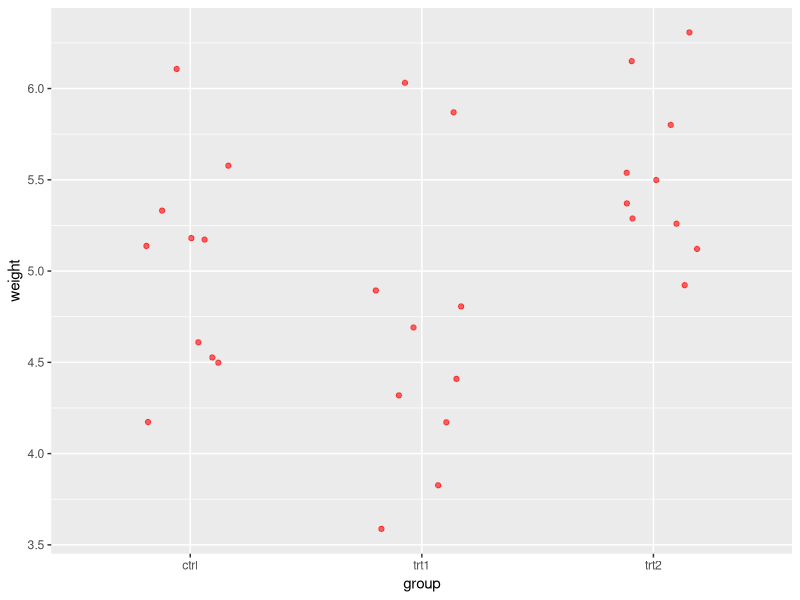
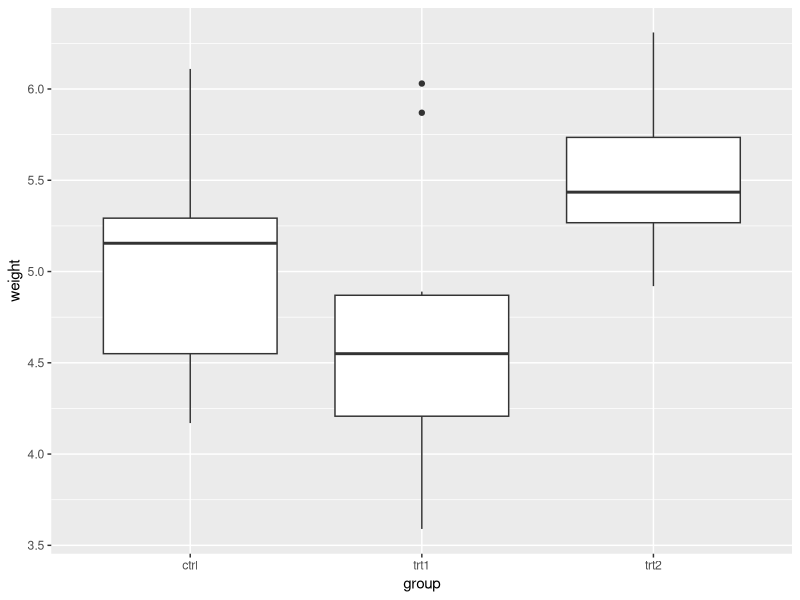
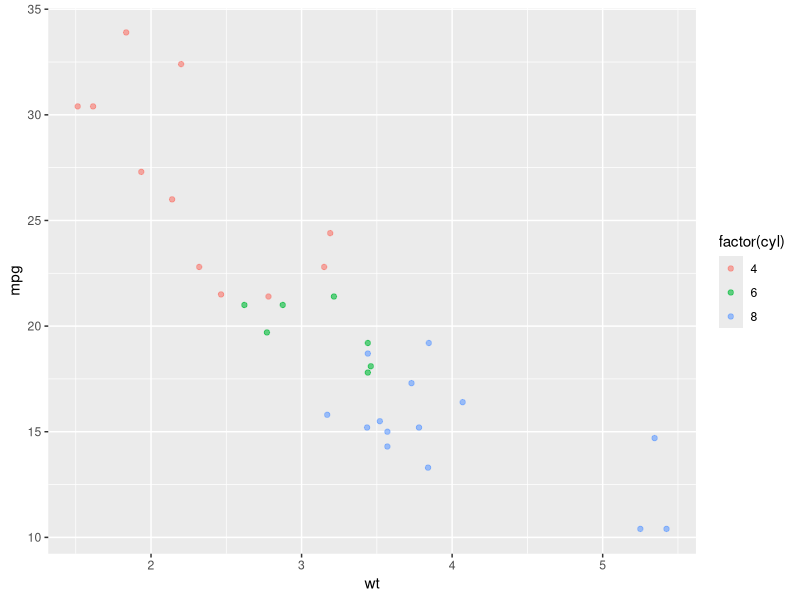

The R source for these figures, in order:
# Intro to R
# Rick Scavetta
# 04.12.2019
# Data Analysis with R workshop for ...

# Clear the workspace
rm(list = ls())

# load package
# First, install (only once!)
library(tidyverse)

# Basic R syntax
n <- log2(8) # the log 2 of 8
# <- is the "assign" operator
# you can also use =, but try to avoid this
n # print n to the screen

# A simple workflow ----
# with a built-in dataset
PlantGrowth

# Explore the data set:

# 1 - Summary statistics
# Global mean of ALL weights
mean(PlantGrowth$weight)

# Group-wise means
# %>% the "pipe" operator
# say "... and then ..."
PlantGrowth %>% 
  group_by(group) %>% 
  summarise(avg = mean(weight),
            stdev = sd(weight),
            n_obs = n())

# 2 - Data visualizations
# 3 Essential layers to a plot
# 1 - the data
# 2 - Aesthetic mappings - which variable to MAP onto which scale/axis
# e.g. x, y, color, shape, size, ...
# 3 - Geometry - How the plot will look

# Dotplot
ggplot(PlantGrowth, aes(group, weight, )) +
  geom_jitter(width = 0.2, alpha = 0.6, col = "red")

# Boxplot
ggplot(PlantGrowth, aes(group, weight)) +
  geom_boxplot()

# An example of color as an aesthetic
mtcars # built-in data set about car engines
ggplot(mtcars, aes(x = wt, y = mpg, color = factor(cyl))) +
  geom_point(alpha = 0.6)

# 3 - Hypothesis testing
# t-tests:
# for t-tests typically use t.test() function
# but here, we have three groups and multiple tests
# so here, begin by making a linear model:
Plant_lm <- lm(weight ~ group, data = PlantGrowth)

# Summary() will actually give all the t-tests:
summary(Plant_lm)

# 1-way ANOVA
anova(Plant_lm)

# Element 2: Functions ----
# Anything that happens is because of a function
# i.e. verbs

# Arithmetic operators
# Follow "order of operations"
# BEDMAS - Brackets, Expon, Div, Mult, Add, Sub

# These are different:
2 - 3/4 # 1.25
(2 - 3)/4 # -0.25

# This is a function
34 + 6
# and we can write it in the standard way:
`+`(34, 6)

# make some new objects to work with
n <- 34
p <- 6
typeof(p)
# These operate just like integers
n + p

# What are functions?
# Generic form:
# fun_name(fun_arg1 = ..., fun_arg2 = ...)

# Functions take many forms!
# 1 - Call args by name or positional matching
log2(8) # short form, positional matching
log2(x = 8) # short form, naming
log(x = 8, base = 2) # long form, naming
log(8, 2) # long form, positional matching
log(8, base = 2) # combination positional matching and naming
log(2, x = 8) # confusing!

# 2 - Call args by partial name matching
log(8, b = 2) # partial name matching

# 3 - Funs can have 0 to many uncountable args
# e.g. 0 args
# geom_boxplot()
# n()
# ls()

# 4 - args can be named or unnamed
# e.g. uncountable and unnamed args
# combine
xx <- c(3, 8, 9, 23)
xx

myNames <- c("healthy", "tissue", "quantity")
myNames

# Build a sequence with seq()
seq(from = 1, to = 100, by = 7)

foo1 <- seq(1, 100, 7)
foo1

# Recall we can also use objects that equate to integers
foo2 <- seq(1, n, p)
foo2

# shortcut for a inverval 1 sequence, the : operator "colon"
1:10
seq(1, 10, 1)

# repeat values with rep()
rep(c("A", "B"), 2) # "A" "B" "A" "B"
rep(c("A", "B"), each = 2) # "A" "A" "B" "B"

# some other useful functions:
length(foo1)
range(foo1)

# Math functions ----
# Two broad classes
# 1 - Aggregration functions - 1 value as output
# median, std dev, mean, max, etc ...

# 2 - Transformation functions - same number of output as input
# standardization, log, z-scores, +, -, /, etc ...

# e.g.
foo2 + 100 # transformation
34 + 6 # transformation
foo2 + foo2 # transformation
sum(foo2) + foo2 # agg followed by trans
1:3 + foo2 # trans

# FUNDAMENTAL CONCEPT: VECTOR RECYCLING

1:4 + foo2

# 3 kinds of messages:
# Information - neutral
# Warning - maybe something went wrong, check it out
# Error - Full stop :/

# Element 3: Objects ----
# Anything that exists is an object
# i.e. Nouns

# 3 most common data storage objects
# vectors, lists and data frames

# Vectors - 1-dimensional, homogenous data type
xx
foo1 # 15-element long numeric vector
foo2
myNames # 3-element long character vector
n # 1-element long numeric vector
p

# 4 most common Atomic vector types
# logical - TRUE/FALSE, T/F, 1/0 (aka Boolean, binary)
# integer - whole numbers [-Inf, Inf]
# double - real numbers (aka float) [-Inf, Inf]
# character - Everything (aka strings)

# numeric - generic reference to integer or double

# examine the type
typeof(foo2)

foo3 <- c("Liver", "Brain", "Testes", "Muscle", "Intestine", "Heart")
typeof(foo3)

foo4 <- c(TRUE, FALSE, FALSE, TRUE, TRUE, FALSE)
typeof(foo4)

# Atomic vector type hierarchy and coercion
test <- c(1:10, "bob")
test
typeof(test)
# can't do math on character
mean(test) # wrong type from a contaminating character

# solution: Coercion with an as.*()
# where * is numeric, integer, double, etc...

# coerce and update the vector:
test <- as.numeric(test)

# now you can do math, remove NAs:
mean(test, na.rm = TRUE)

# FUNDAMENTAL PROBLEM - WRONG TYPE!

# Lists - 1-dimensional, heterogenous data types
# e.g.
Plant_lm

length(Plant_lm)

# look at attributes (metadata)
attributes(Plant_lm)

# the names attribute
# each element gets a name
# access with the "accessor" function
names(Plant_lm)

# Access any named element with $ notation
Plant_lm$coefficients
Plant_lm$residuals
Plant_lm$model

# the class attribute
# access with the "accessor" function
typeof(Plant_lm)
class(Plant_lm)
# classes tell other functions in R 
# how to handle this object

# e.g. that's why this gives the t-tests:
summary(Plant_lm)
# contrast to:
summary(PlantGrowth)

# What's the class of PlantGrowth?
class(PlantGrowth)
typeof(PlantGrowth)

# data frames - 2-dimensional, heterogenous
# A data frame is a special class of type list
# where each element is a vector of the same length
# i.e.:
# rows = observations
# columns = variables

names(PlantGrowth)
dim(PlantGrowth) # rows, columns
nrow(PlantGrowth)
ncol(PlantGrowth)

foo.df <- data.frame(foo4, foo3, foo2)
foo.df

# some first things to do:
summary(foo.df)
str(foo.df) # "structure"
glimpse(foo.df) # from dplyr, part of the tidyverse

# dim versus length
dim(foo.df)
length(foo.df) # The number of elements in the list

# access and change names:
names(foo.df) <- myNames
